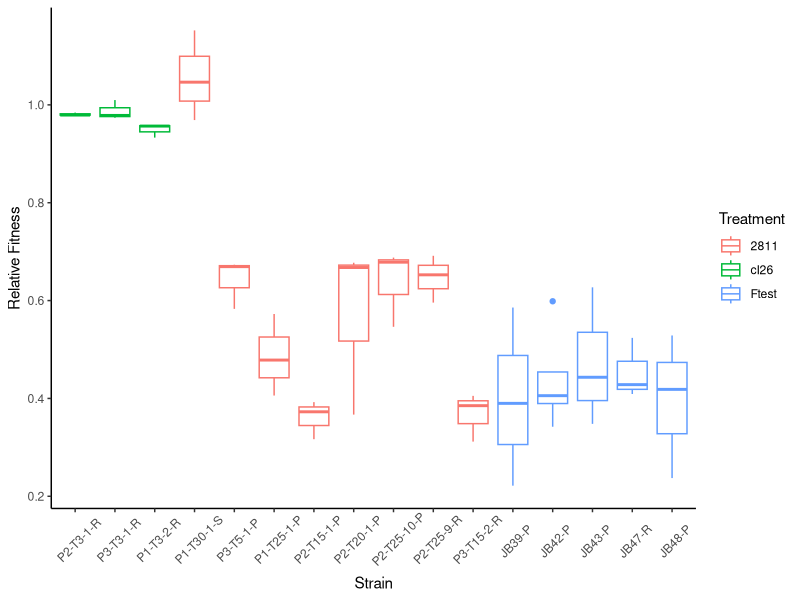
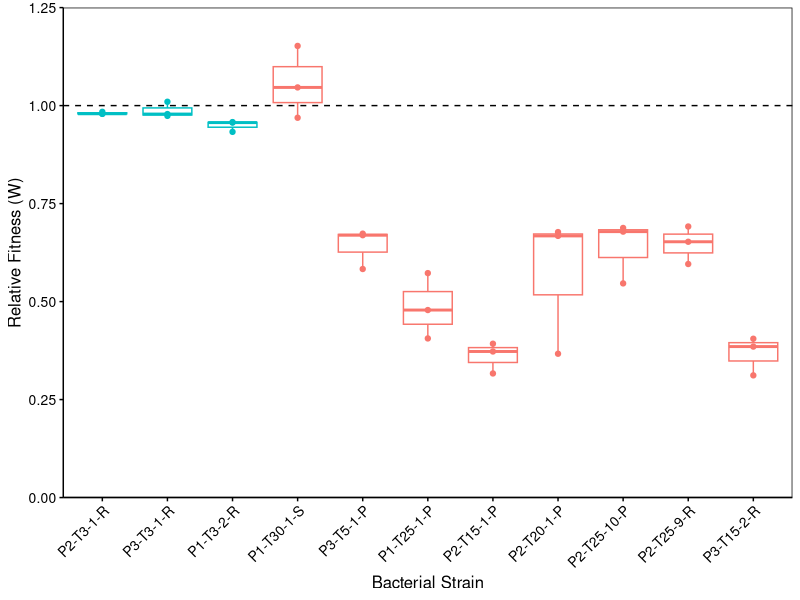
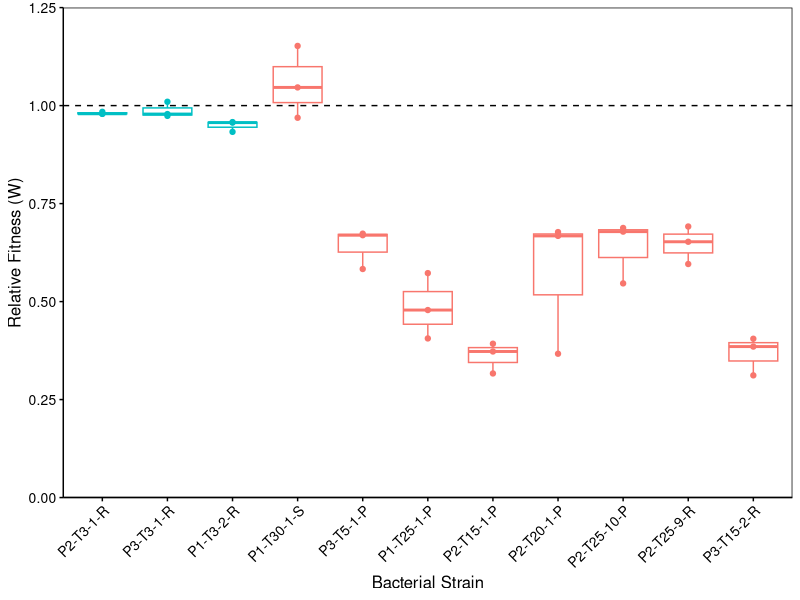

R code for these plots, in order:

# This script will analyze fitness data from competitions
#  and generate Figure 4
#  it also includes the statistical tests that were conducted

library(reshape2)
library(dplyr)
library(ggplot2)
library(stringr)

setwd("CoevolReplay_FastResistance/Manuscript/Github_repo/Figure4")
dat <- read.csv(file = "2020-07-23_Results_forR.csv") 

levels(dat$Label)
dat <- dat %>%
  arrange(W) %>%
  # Note: I am arranging these strains by treatment
  # and then PC1 value as determined in Fig. S3
  mutate(Label = factor(Label, levels=c('P2-T3-1-R',
                                      'P3-T3-1-R',
                                      'P1-T3-2-R',
                                      'P1-T30-1-S',
                                      'P3-T5-1-P',
                                      'P1-T25-1-P',
                                      'P2-T15-1-P',
                                      'P2-T20-1-P',
                                      'P2-T25-10-P',
                                      'P2-T25-9-R',
                                      'P3-T15-2-R',
                                      'JB39-P',
                                      'JB42-P',
                                      'JB43-P',
                                      'JB47-R',
                                      'JB48-P')))
  all_plot <- ggplot(dat, aes(x=Label, y=W, color = Treatment)) +
    geom_boxplot() +
    labs(x= 'Strain',y= 'Relative Fitness') +
    theme_classic() +
    theme(axis.text.x = element_text(angle = 45, vjust = 0.5, hjust=0.4))
  all_plot

sub_dat <- subset(dat, Treatment != 'Ftest')
sub_plot <- ggplot(sub_dat, aes(x=Label, y=W, color = Treatment)) +
  geom_boxplot() +
  geom_point() +
  geom_hline(yintercept = 1, linetype = 2) +
  labs(x= 'Bacterial Strain',y= 'Relative Fitness (W)') +
  scale_y_continuous(limits = c(0,1.25),
                     expand = c(0,0)) +
  theme(panel.grid.major = element_blank(),
        panel.grid.minor = element_blank(),
        panel.background = element_blank(),
        # Legend alterations
        legend.position = 'none',
        #axis.line = element_line(colour = "black"),
        # Change axes title sizes
        axis.title.x=element_text(size=12, color = 'black'),
        axis.title.y=element_text(size=12, color = 'black'),
        # Change axes ticks
        axis.line = element_line(color='black'),
        axis.ticks = element_line(color= 'black'),
        # Change axes text sizes
        axis.text.x = element_text(size=10, color = 'black',
                                   angle = 45, vjust = 1, hjust = 1),
        axis.text.y = element_text(size=10, color = 'black'),
        panel.border = element_rect(fill = NA, colour = "black"))
sub_plot
ggsave(sub_plot, filename = 'Figure4.pdf', width = 6, height = 4)

t.test(W~Treatment, data = sub_dat)
# Two sample t-test comparing mean fitness of cI26 to 2811 resistance
# p= 1.998 * 10^-8
# t = -8.1924
# Mean W in cI26 = 0.972425
# Mean W in 2811 = 0.595780

t.test(x = subset(sub_dat, Treatment == 'cI26')$W, mu = 1)
# One sample t-test comparing mean fitness of cI26 to 1
# Significantly different
# p = 0.005
# thats annoying

# Lastly, a test to compare fitness of partially and completely resistant strains against 2811
R <- subset(sub_dat, Treatment == '2811' & Isolate == '9' | Strain == '2811 P3 T15 2')
R$Resistance <- 'R'
P <- subset(sub_dat, Treatment == '2811'
            & Isolate != '9'
            & Strain != '2811 P3 T15 2'
            & Strain != '2811 P1 T30 1')
P$Resistance <- 'P'
test <- rbind(R,P)
t.test(W~Resistance, data = test)
# Two sample t-test comparing fitness cost of partial and complete resistance in 2811
# NOT different
# p = 0.67





